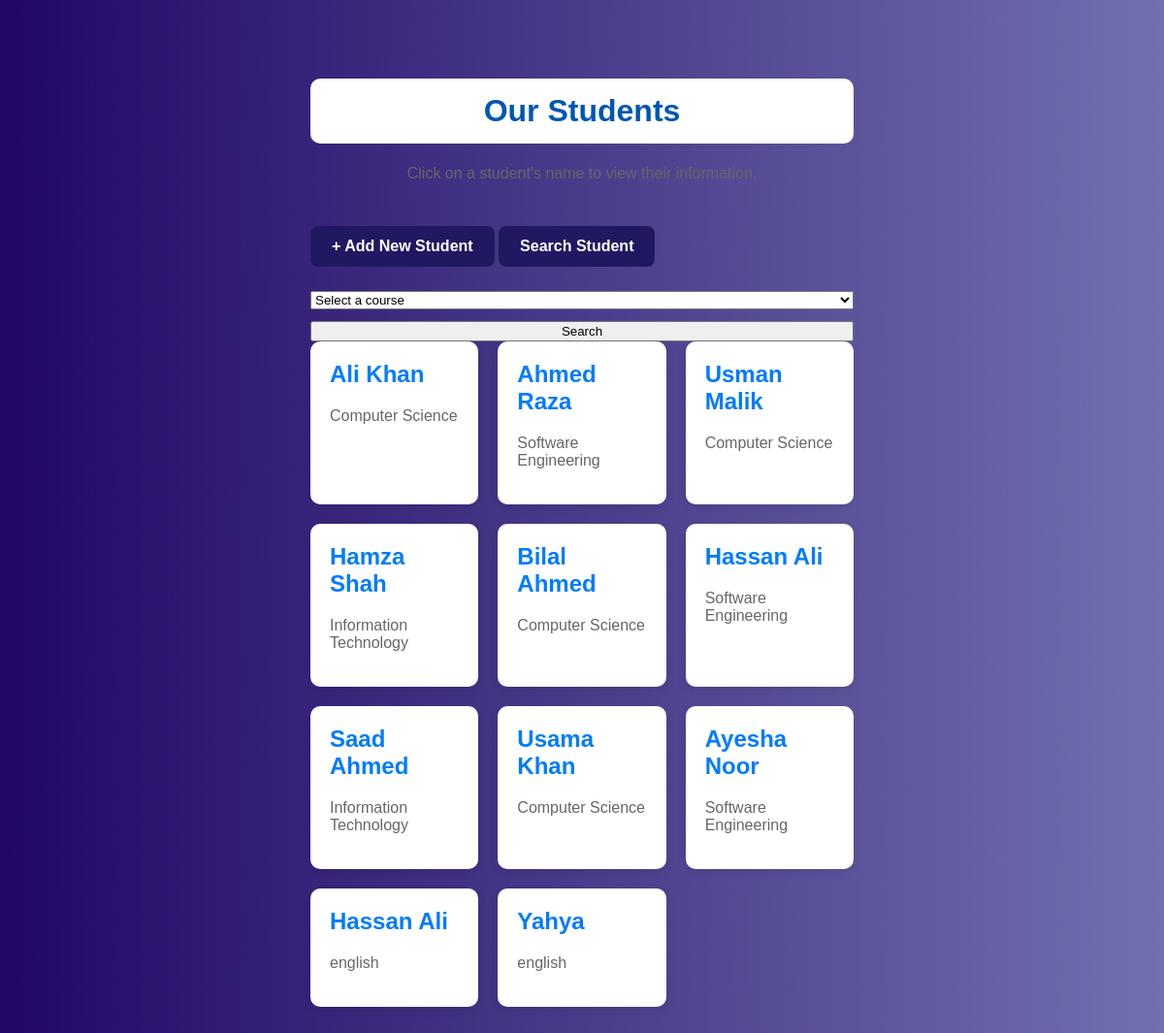
The page / on the database its author committed.
### tables this page shows
CREATE TABLE students (
                    id INTEGER PRIMARY KEY AUTOINCREMENT,
                    name TEXT NOT NULL,
                    age INTEGER NOT NULL,
                    city TEXT NOT NULL,
                    email TEXT NOT NULL,
                    course TEXT NOT NULL,
                    bio TEXT NOT NULL
                );

### main.py (the view)
@app.get("/")
def home(request: Request):
    with closing(sqlite3.connect(DATABASE)) as conn:
        conn.row_factory = sqlite3.Row
        students = [
            dict(row)
            for row in conn.execute(
                "SELECT * FROM students ORDER BY id"
            ).fetchall()
        ]
    return templates.TemplateResponse(
        request=request,
        name="index.html",
        context={
            "request": request,
            "students": students
        }
    )

### templates/index.html (shortened to what this page needs)
<!DOCTYPE html>
<html lang="en">
<head>
    <link rel="stylesheet" href="{{ url_for('static', path='style.css') }}">
</head>
<body
    <div class="container">
        <h1>Our Students</h1>
        <p class="subtitle">
            Click on a student's name to view their information.
        </p>
<a href="/add-student" class="add-student-button">
    + Add New Student
</a>
<a href="/search-student" class="add-student-button">
    Search Student
</a>
<form action="/search-student-by-course" method="get" class="search-form">
    <select name="course" required>
        <option value="">Select a course</option>
    </select>
    <button type="submit">Search</button>
</form>
<div class="student-list">
    {% for student in students %}
        <div class="student-card">
            <h2>
                <a href="/student/{{ student.id }}">
                            {{ student.name }}
                        </a>
                    </h2>
                    <p>{{ student.course }}</p>
                </div>
            {% endfor %}
        </div>
</body>
</html>

### static/style.css (style rules this page uses)
* { box-sizing: border-box; }
body { margin: 0; font-family: Arial, sans-serif; background : linear-gradient(to right, rgb(34, 7, 102),rgb(113, 113, 176)); color: #333; }
.container { width: 90%; max-width: 900px; margin: 50px auto; color:#0056b3 }
h1 { text-align: center; color: #0056b3; background-color: white; padding: 15px; border-radius: 10px; }
.subtitle { text-align: center; color: #666; margin-bottom: 30px; }
.student-list { display: grid; grid-template-columns: repeat(3, 1fr); gap: 20px; }
.student-card { background-color: white; padding: 20px; border-radius: 10px; box-shadow: 0 3px 10px rgba(0, 0, 0, 0.1); }
.student-card h2 { margin-top: 0; }
.student-card a { text-decoration: none; color: #007bff; }
.student-card p { color: #666; }
.add-student-button { display: inline-block; margin: 15px 0 25px; padding: 12px 22px; background-color: #201961; color: #FFFFFF; text-decoration: none; font-weight: bold; border-radius: 8px; transition: background-color 0.3s ease; }
.container { width: 100%; max-width: 600px; margin: 40px auto; padding: 20px; box-sizing: border-box; }
.search-form { display: flex; flex-direction: column; gap: 12px; }

### rows shown on the page
students: name "Ali Khan", course "Computer Science"
students: name "Ahmed Raza", course "Software Engineering"
students: name "Usman Malik", course "Computer Science"
students: name "Hamza Shah", course "Information Technology"
students: name "Bilal Ahmed", course "Computer Science"
students: name "Hassan Ali", course "Software Engineering"
students: name "Saad Ahmed", course "Information Technology"
students: name "Usama Khan", course "Computer Science"
students: name "Ayesha Noor", course "Software Engineering"
students: name "Hassan Ali", course "english"
students: name "Yahya", course "english"
